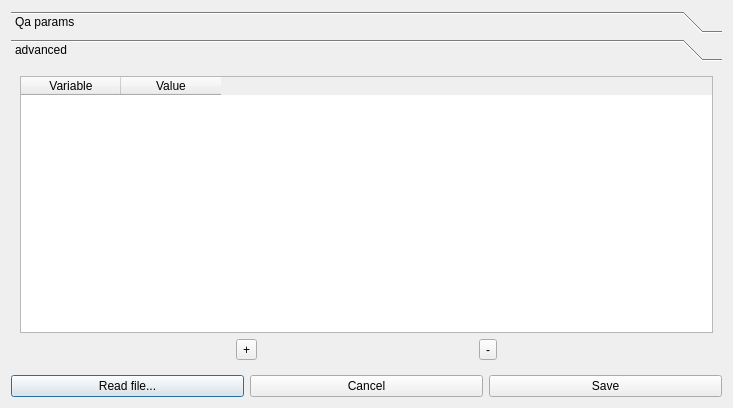
<?xml version="1.0" encoding="UTF-8"?>
<ui version="4.0">
 <class>QaLaunch_settings</class>
 <widget class="QDialog" name="QaLaunch_settings">
  <property name="geometry">
   <rect>
    <x>0</x>
    <y>0</y>
    <width>733</width>
    <height>408</height>
   </rect>
  </property>
  <property name="windowTitle">
   <string>Dialog</string>
  </property>
  <property name="modal">
   <bool>true</bool>
  </property>
  <layout class="QGridLayout" name="gridLayout">
   <item row="0" column="0">
    <widget class="QToolBox" name="Qa_Launch_settings">
     <property name="currentIndex">
      <number>1</number>
     </property>
     <widget class="QWidget" name="page_2">
      <property name="geometry">
       <rect>
        <x>0</x>
        <y>0</y>
        <width>97</width>
        <height>159</height>
       </rect>
      </property>
      <attribute name="label">
       <string>Qa params</string>
      </attribute>
      <layout class="QGridLayout" name="gridLayout_7">
       <item row="0" column="0" rowspan="2" colspan="2">
        <widget class="QToolBox" name="Qa_Launch_settings_2">
         <property name="currentIndex">
          <number>1</number>
         </property>
         <widget class="QWidget" name="page_3">
          <property name="geometry">
           <rect>
            <x>0</x>
            <y>0</y>
            <width>196</width>
            <height>191</height>
           </rect>
          </property>
          <attribute name="label">
           <string>QaLaunch</string>
          </attribute>
          <layout class="QGridLayout" name="gridLayout_4">
           <item row="0" column="0">
            <layout class="QHBoxLayout" name="horizontalLayout_3">
             <item>
              <layout class="QVBoxLayout" name="verticalLayout_3">
               <item>
                <widget class="QGroupBox" name="groupBox_2">
                 <property name="title">
                  <string>Team</string>
                 </property>
                 <layout class="QGridLayout" name="gridLayout_5">
                  <item row="0" column="0">
                   <layout class="QVBoxLayout" name="verticalLayout_4">
                    <item>
                     <widget class="QComboBox" name="comboBox_3">
                      <item>
                       <property name="text">
                        <string>qa</string>
                       </property>
                      </item>
                      <item>
                       <property name="text">
                        <string>$USER</string>
                       </property>
                      </item>
                     </widget>
                    </item>
                    <item>
                     <widget class="QCheckBox" name="checkBox_2">
                      <property name="text">
                       <string>Custom team</string>
                      </property>
                     </widget>
                    </item>
                    <item>
                     <widget class="QLineEdit" name="lineEdit_3">
                      <property name="enabled">
                       <bool>false</bool>
                      </property>
                     </widget>
                    </item>
                   </layout>
                  </item>
                 </layout>
                </widget>
               </item>
               <item>
                <layout class="QHBoxLayout" name="horizontalLayout_4">
                 <item>
                  <widget class="QLabel" name="label_3">
                   <property name="text">
                    <string>Synthesizer</string>
                   </property>
                  </widget>
                 </item>
                 <item>
                  <widget class="QComboBox" name="comboBox_4">
                   <item>
                    <property name="text">
                     <string>zFast</string>
                    </property>
                   </item>
                   <item>
                    <property name="text">
                     <string>synplify</string>
                    </property>
                   </item>
                  </widget>
                 </item>
                </layout>
               </item>
               <item>
                <spacer name="verticalSpacer_2">
                 <property name="orientation">
                  <enum>Qt::Vertical</enum>
                 </property>
                 <property name="sizeHint" stdset="0">
                  <size>
                   <width>20</width>
                   <height>40</height>
                  </size>
                 </property>
                </spacer>
               </item>
              </layout>
             </item>
             <item>
              <spacer name="horizontalSpacer_2">
               <property name="orientation">
                <enum>Qt::Horizontal</enum>
               </property>
               <property name="sizeHint" stdset="0">
                <size>
                 <width>40</width>
                 <height>20</height>
                </size>
               </property>
              </spacer>
             </item>
            </layout>
           </item>
          </layout>
         </widget>
         <widget class="QWidget" name="page_4">
          <property name="geometry">
           <rect>
            <x>0</x>
            <y>0</y>
            <width>194</width>
            <height>377</height>
           </rect>
          </property>
          <attribute name="label">
           <string>Qa params</string>
          </attribute>
          <layout class="QGridLayout" name="gridLayout_6">
           <item row="0" column="0">
            <layout class="QVBoxLayout" name="verticalLayout_5">
             <item>
              <layout class="QHBoxLayout" name="horizontalLayout_5">
               <item>
                <widget class="QLabel" name="label_4">
                 <property name="text">
                  <string>LD_LIBRARY_PATH</string>
                 </property>
                </widget>
               </item>
               <item>
                <widget class="QLineEdit" name="lineEdit"/>
               </item>
              </layout>
             </item>
             <item>
              <layout class="QHBoxLayout" name="horizontalLayout_6">
               <item>
                <widget class="QLabel" name="label_5">
                 <property name="text">
                  <string>LM_LICENSE_FILE</string>
                 </property>
                </widget>
               </item>
               <item>
                <widget class="QLineEdit" name="lineEdit_2"/>
               </item>
              </layout>
             </item>
             <item>
              <layout class="QHBoxLayout" name="horizontalLayout_7">
               <item>
                <widget class="QLabel" name="label_6">
                 <property name="text">
                  <string>REMOTECMD</string>
                 </property>
                </widget>
               </item>
               <item>
                <widget class="QLineEdit" name="lineEdit_7"/>
               </item>
              </layout>
             </item>
             <item>
              <layout class="QHBoxLayout" name="horizontalLayout_9">
               <item>
                <widget class="QLabel" name="label_8">
                 <property name="text">
                  <string>SGE_CELL</string>
                 </property>
                </widget>
               </item>
               <item>
                <widget class="QLineEdit" name="lineEdit_5"/>
               </item>
              </layout>
             </item>
             <item>
              <layout class="QHBoxLayout" name="horizontalLayout_8">
               <item>
                <widget class="QLabel" name="label_7">
                 <property name="text">
                  <string>REMOTESYN</string>
                 </property>
                </widget>
               </item>
               <item>
                <widget class="QLineEdit" name="lineEdit_6"/>
               </item>
              </layout>
             </item>
             <item>
              <layout class="QHBoxLayout" name="horizontalLayout_10">
               <item>
                <widget class="QLabel" name="label_9">
                 <property name="text">
                  <string>SGE_EXECD_PORT</string>
                 </property>
                </widget>
               </item>
               <item>
                <widget class="QLineEdit" name="lineEdit_4"/>
               </item>
              </layout>
             </item>
             <item>
              <layout class="QHBoxLayout" name="horizontalLayout_11">
               <item>
                <widget class="QLabel" name="label_10">
                 <property name="text">
                  <string>SGE_QMASTER_PORT</string>
                 </property>
                </widget>
               </item>
               <item>
                <widget class="QLineEdit" name="lineEdit_11"/>
               </item>
              </layout>
             </item>
             <item>
              <layout class="QHBoxLayout" name="horizontalLayout_12">
               <item>
                <widget class="QLabel" name="label_11">
                 <property name="text">
                  <string>SGE_ROOT</string>
                 </property>
                </widget>
               </item>
               <item>
                <widget class="QLineEdit" name="lineEdit_12"/>
               </item>
              </layout>
             </item>
             <item>
              <layout class="QHBoxLayout" name="horizontalLayout_13">
               <item>
                <widget class="QLabel" name="label_12">
                 <property name="text">
                  <string>CVSROOT</string>
                 </property>
                </widget>
               </item>
               <item>
                <widget class="QLineEdit" name="lineEdit_10"/>
               </item>
              </layout>
             </item>
             <item>
              <layout class="QHBoxLayout" name="horizontalLayout_14">
               <item>
                <widget class="QLabel" name="label_13">
                 <property name="text">
                  <string>CVS_RSH</string>
                 </property>
                </widget>
               </item>
               <item>
                <widget class="QLineEdit" name="lineEdit_9"/>
               </item>
              </layout>
             </item>
             <item>
              <layout class="QHBoxLayout" name="horizontalLayout_15">
               <item>
                <widget class="QLabel" name="label_14">
                 <property name="text">
                  <string>FILE_CONF</string>
                 </property>
                </widget>
               </item>
               <item>
                <widget class="QLineEdit" name="lineEdit_8"/>
               </item>
              </layout>
             </item>
            </layout>
           </item>
          </layout>
         </widget>
        </widget>
       </item>
      </layout>
     </widget>
     <widget class="QWidget" name="page">
      <property name="geometry">
       <rect>
        <x>0</x>
        <y>0</y>
        <width>715</width>
        <height>293</height>
       </rect>
      </property>
      <attribute name="label">
       <string>advanced</string>
      </attribute>
      <layout class="QGridLayout" name="gridLayout_2">
       <item row="0" column="0">
        <layout class="QVBoxLayout" name="verticalLayout">
         <item>
          <widget class="QTableWidget" name="tableWidget_advanced_params">
           <property name="alternatingRowColors">
            <bool>true</bool>
           </property>
           <column>
            <property name="text">
             <string>Variable</string>
            </property>
           </column>
           <column>
            <property name="text">
             <string>Value</string>
            </property>
           </column>
          </widget>
         </item>
         <item>
          <layout class="QHBoxLayout" name="horizontalLayout_2">
           <item>
            <widget class="QToolButton" name="toolButton">
             <property name="text">
              <string>+</string>
             </property>
            </widget>
           </item>
           <item>
            <widget class="QToolButton" name="toolButton_delete_row">
             <property name="text">
              <string>-</string>
             </property>
            </widget>
           </item>
          </layout>
         </item>
        </layout>
       </item>
      </layout>
     </widget>
    </widget>
   </item>
   <item row="1" column="0">
    <layout class="QHBoxLayout" name="horizontalLayout">
     <item>
      <widget class="QPushButton" name="pushButton_select_file">
       <property name="text">
        <string>Read file...</string>
       </property>
      </widget>
     </item>
     <item>
      <widget class="QPushButton" name="pushButton_2">
       <property name="text">
        <string>Cancel</string>
       </property>
      </widget>
     </item>
     <item>
      <widget class="QPushButton" name="pushButton">
       <property name="text">
        <string>Save</string>
       </property>
      </widget>
     </item>
    </layout>
   </item>
  </layout>
 </widget>
 <resources/>
 <connections/>
</ui>
